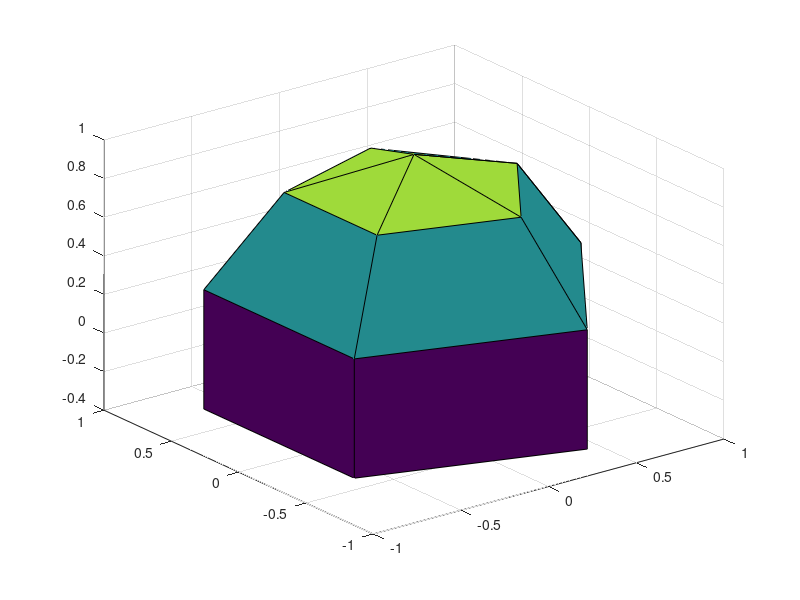

Here is the MATLAB script that generated this plot:
[x,y,z] = sphere(5);               %# Makes a 21-by-21 point sphere
%x = x(11:end,:);                %# Keep top 11 x points
%y = y(11:end,:);                %# Keep top 11 y points
%z = z(11:end,:);
r = 1;  
x = r*x(3:end,:);
y = r*y(3:end,:);
z = r*z(3:end,:);
disp(z(1,:));

                        %# A radius value
hs = surf(x,y,z);      %# Plot the surface
direction = [0 1 0];            % Specify Direction
%axis equal;                     %# Make the scaling on the x, y, and z axes equal
%Ax = get(gca);                  % Axes Handle
%XD = Ax.Children.XData;         % Get %XData’
%Ax.Children.XData = XD + 0.5;   % Add 0.5 To %XData’ To Shift It To All > 0